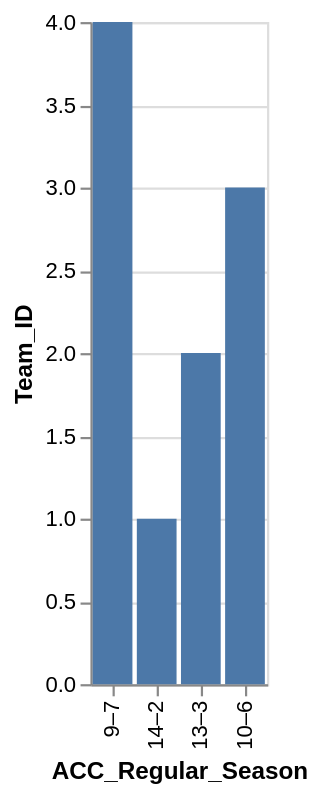

Specify this chart in Vega-Lite:
### Vega-Lite specification from a JSON file in a GitHub repository (floating-point values rounded to 4 significant figures)
{"data": {"values": [{"x_data": "9–7", "y_data": 4}, {"x_data": "14–2", "y_data": 1}, {"x_data": "13–3", "y_data": 2}, {"x_data": "10–6", "y_data": 3}]}, "mark": "bar", "encoding": {"x": {"field": "x_data", "type": "nominal", "title": "ACC_Regular_Season", "sort": "descending"}, "y": {"field": "y_data", "type": "quantitative", "title": "Team_ID"}}}
